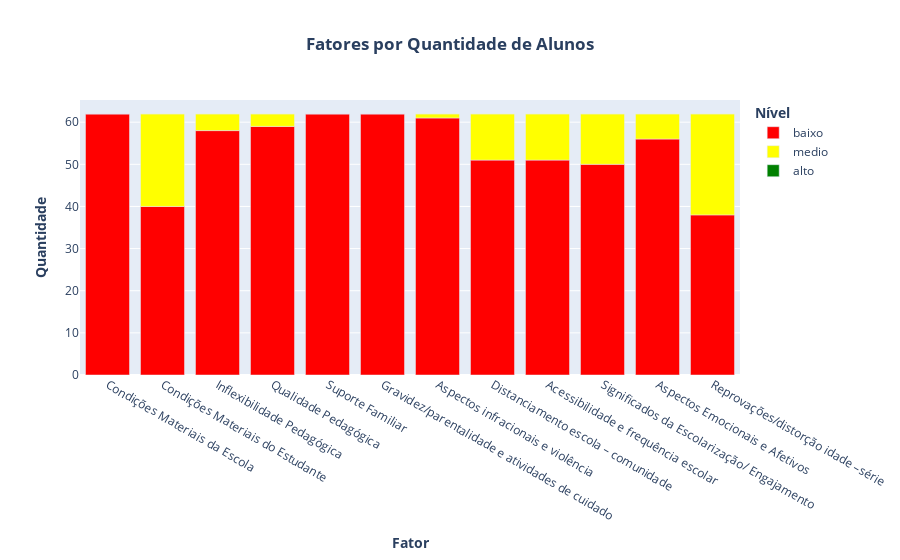

Here is the notebook cell this chart was saved with:
### Code cell
fig = px.bar(df_fator, x="fator", y="quantidade",color="nivel",
                 color_discrete_map={'alto': 'green','medio': 'yellow', 'baixo': 'red'}, 
                 labels={'quantidade':'<b>Quantidade</b>','fator':'<b>Fator</b>',},
                 title="<b>Fatores por Quantidade de Alunos</b>")

fig.update_layout(
        legend_title="<b>Nível</b>",title_x=0.5

    )

fig.update_traces(showlegend=True)
fig.show()

### Figure 1 — Plotly figure (JSON) as saved in the notebook; plotly's stock layout.template omitted (floating-point values rounded to 4 significant figures)
{"data": [{"alignmentgroup": "True", "hovertemplate": "nivel=baixo<br><b>Fator</b>=%{x}<br><b>Quantidade</b>=%{y}<extra></extra>", "legendgroup": "baixo", "marker": {"color": "red", "pattern": {"shape": ""}}, "name": "baixo", "offsetgroup": "baixo", "orientation": "v", "showlegend": true, "textposition": "auto", "type": "bar", "x": ["Condições Materiais da Escola", "Condições Materiais do Estudante", "Inflexibilidade Pedagógica", "Qualidade Pedagógica", "Suporte Familiar", "Gravidez/parentalidade e atividades de cuidado", "Aspectos infracionais e violência", "Distanciamento escola – comunidade", "Acessibilidade e frequência escolar", "Significados da Escolarização/ Engajamento", "Aspectos Emocionais e Afetivos", "Reprovações/distorção idade –série"], "xaxis": "x", "y": [62, 40, 58, 59, 62, 62, 61, 51, 51, 50, 56, 38], "yaxis": "y"}, {"alignmentgroup": "True", "hovertemplate": "nivel=medio<br><b>Fator</b>=%{x}<br><b>Quantidade</b>=%{y}<extra></extra>", "legendgroup": "medio", "marker": {"color": "yellow", "pattern": {"shape": ""}}, "name": "medio", "offsetgroup": "medio", "orientation": "v", "showlegend": true, "textposition": "auto", "type": "bar", "x": ["Condições Materiais da Escola", "Condições Materiais do Estudante", "Inflexibilidade Pedagógica", "Qualidade Pedagógica", "Suporte Familiar", "Gravidez/parentalidade e atividades de cuidado", "Aspectos infracionais e violência", "Distanciamento escola – comunidade", "Acessibilidade e frequência escolar", "Significados da Escolarização/ Engajamento", "Aspectos Emocionais e Afetivos", "Reprovações/distorção idade –série"], "xaxis": "x", "y": [0, 22, 4, 3, 0, 0, 1, 11, 11, 12, 6, 24], "yaxis": "y"}, {"alignmentgroup": "True", "hovertemplate": "nivel=alto<br><b>Fator</b>=%{x}<br><b>Quantidade</b>=%{y}<extra></extra>", "legendgroup": "alto", "marker": {"color": "green", "pattern": {"shape": ""}}, "name": "alto", "offsetgroup": "alto", "orientation": "v", "showlegend": true, "textposition": "auto", "type": "bar", "x": ["Condições Materiais da Escola", "Condições Materiais do Estudante", "Inflexibilidade Pedagógica", "Qualidade Pedagógica", "Suporte Familiar", "Gravidez/parentalidade e atividades de cuidado", "Aspectos infracionais e violência", "Distanciamento escola – comunidade", "Acessibilidade e frequência escolar", "Significados da Escolarização/ Engajamento", "Aspectos Emocionais e Afetivos", "Reprovações/distorção idade –série"], "xaxis": "x", "y": [0, 0, 0, 0, 0, 0, 0, 0, 0, 0, 0, 0], "yaxis": "y"}], "layout": {"barmode": "relative", "legend": {"title": {"text": "<b>Nível</b>"}, "tracegroupgap": 0}, "title": {"text": "<b>Fatores por Quantidade de Alunos</b>", "x": 0.5}, "xaxis": {"anchor": "y", "domain": [0, 1], "title": {"text": "<b>Fator</b>"}}, "yaxis": {"anchor": "x", "domain": [0, 1], "title": {"text": "<b>Quantidade</b>"}}}}
